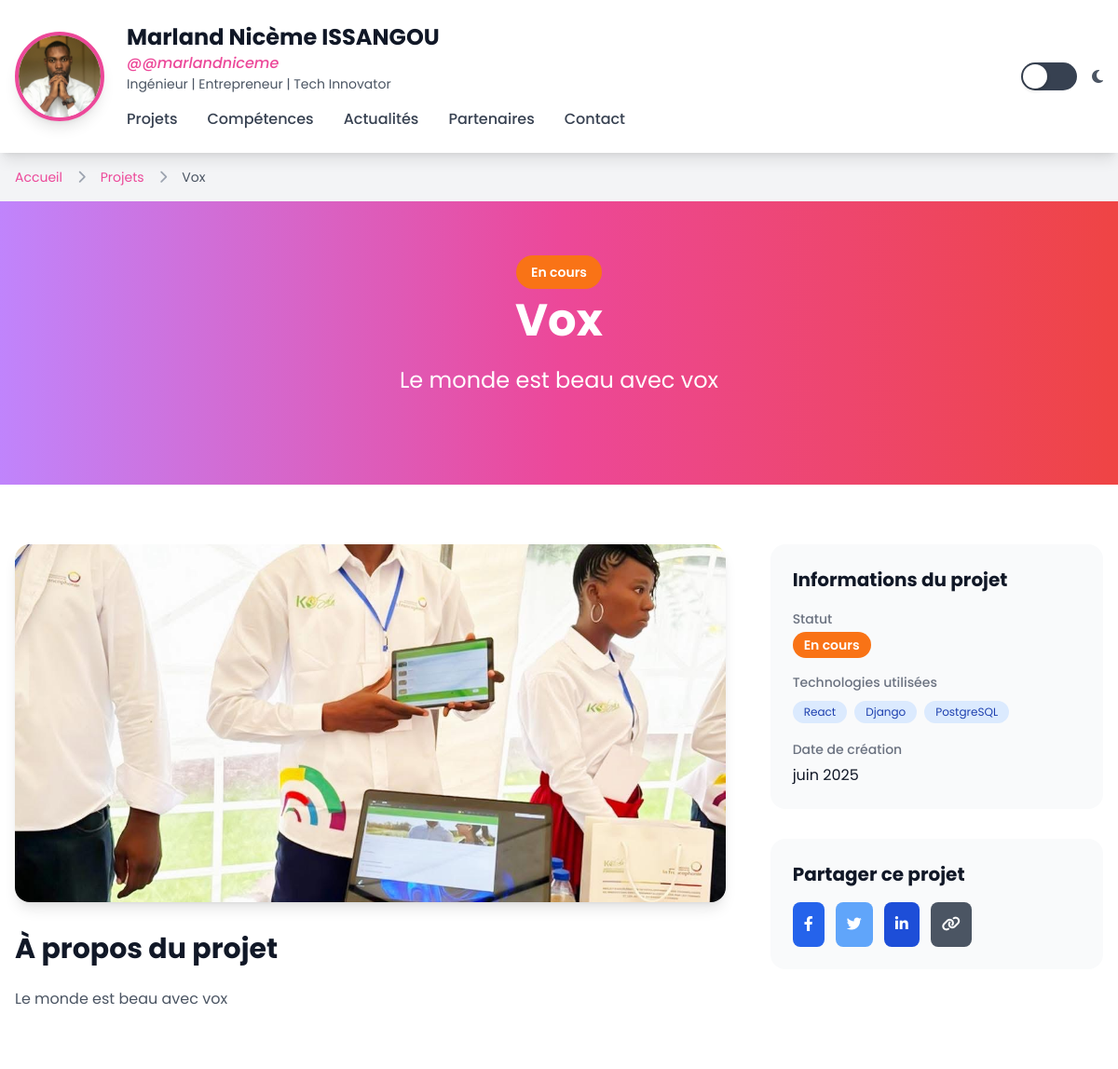
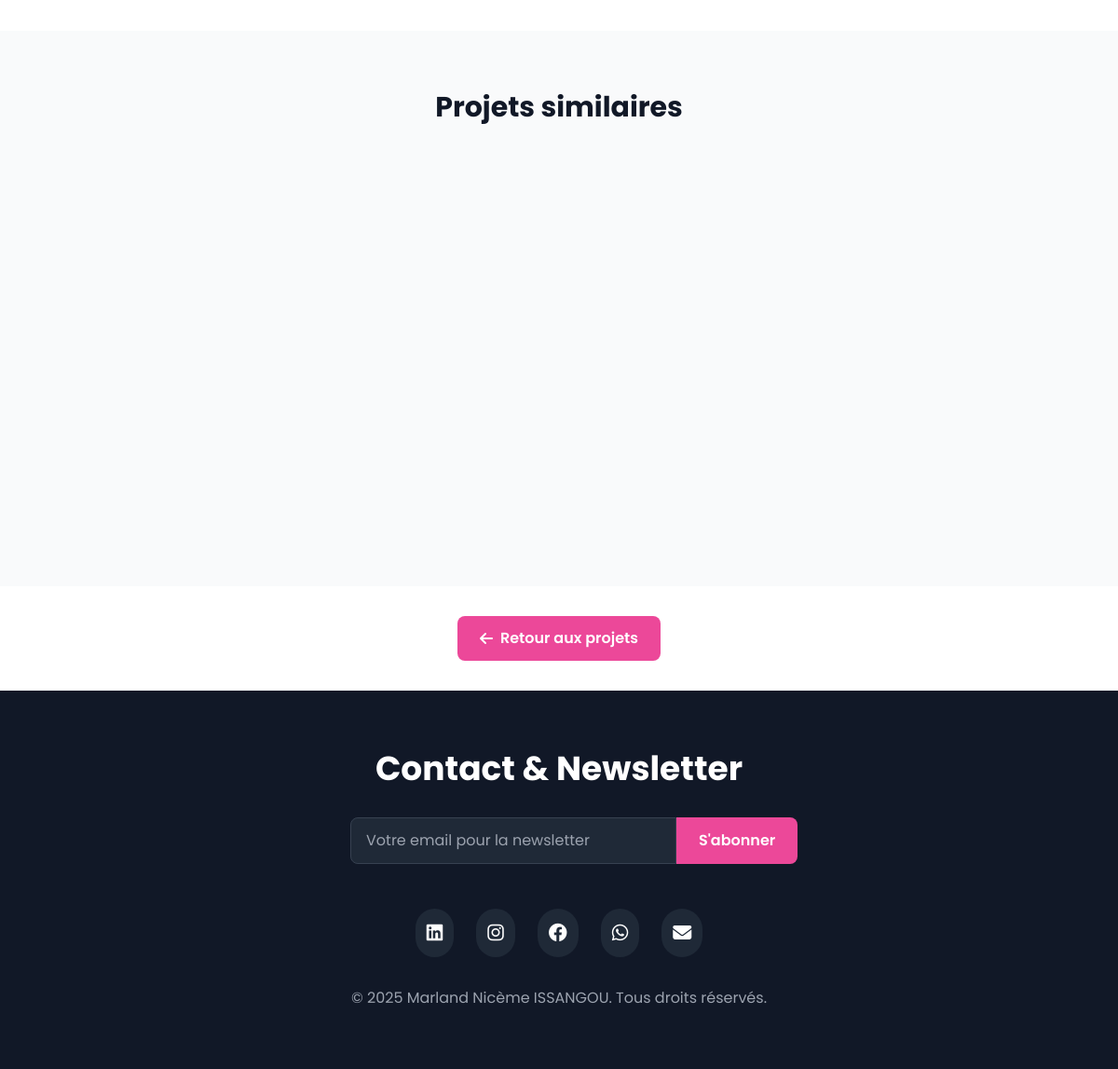
Screenshot of /projet/vox/ with the database file from the repository (2 pictures, top to bottom).
### portfolio/models.py (models this page shows, shortened)
class Profile(models.Model):
    nom = models.CharField(max_length=100, verbose_name="Nom")
    prenom = models.CharField(max_length=100, verbose_name="Prénom")
    pseudo = models.CharField(max_length=50, unique=True, verbose_name="Pseudo")
    titre_professionnel = models.CharField(max_length=200, verbose_name="Titre professionnel")
    bio = models.TextField(verbose_name="Biographie")
    photo_profil = models.ImageField(
        upload_to='profile/',
        verbose_name="Photo de profil",
        help_text="Recommandé : 400x400px"
    )
    created_at = models.DateTimeField(auto_now_add=True)
    updated_at = models.DateTimeField(auto_now=True)
    class Meta:
        verbose_name = "Profil"
        verbose_name_plural = "Profils"
    @property
    def nom_complet(self):
        return f"{self.prenom} {self.nom}"

class Project(models.Model):
    STATUS_CHOICES = [
        ('en_cours', 'En cours'),
        ('lance', 'Lancé'),
        ('beta', 'Beta'),
        ('termine', 'Terminé'),
        ('pause', 'En pause'),
    ]
    STATUS_COLORS = {
        'en_cours': 'bg-orange-500',
        'lance': 'bg-green-500',
        'beta': 'bg-blue-500',
        'termine': 'bg-gray-500',
        'pause': 'bg-red-500',
    }
    titre = models.CharField(max_length=200, verbose_name="Titre du projet")
    description_courte = models.TextField(
        max_length=300,
        verbose_name="Description courte",
        help_text="Résumé en 300 caractères max"
    )
    description_detaillee = models.TextField(
        verbose_name="Description détaillée",
        help_text="Description complète pour la page détail"
    )
    image = models.ImageField(
        upload_to='projects/',
        verbose_name="Image du projet",
        help_text="Recommandé : 800x600px"
    )
    statut = models.CharField(
        max_length=20,
        choices=STATUS_CHOICES,
        default='en_cours',
        verbose_name="Statut"
    )
    technologies = models.JSONField(
        default=list,
        verbose_name="Technologies utilisées",
        help_text="Ex: [\"React\", \"Django\", \"PostgreSQL\"]"
    )
    slug = models.SlugField(unique=True, blank=True)
    ordre_affichage = models.IntegerField(default=0, verbose_name="Ordre d'affichage")
    featured = models.BooleanField(default=False, verbose_name="Projet mis en avant")
    url_demo = models.URLField(blank=True, null=True, verbose_name="URL de démo")
    url_github = models.URLField(blank=True, null=True, verbose_name="URL GitHub")
    created_at = models.DateTimeField(auto_now_add=True)
    updated_at = models.DateTimeField(auto_now=True)
    class Meta:
        verbose_name = "Projet"
        verbose_name_plural = "Projets"
        ordering = ['ordre_affichage', '-created_at']
    @property
    def status_color(self):
        return self.STATUS_COLORS.get(self.statut, 'bg-gray-500')
    def get_absolute_url(self):
        from django.urls import reverse
        return reverse('portfolio:projet_detail', kwargs={'slug': self.slug})

### portfolio/views.py (the view)
# urls.py: path('projet/<slug:slug>/', views.projet_detail, name='projet_detail'),
def projet_detail(request, slug):
    projet = get_object_or_404(Project, slug=slug)
    projets_similaires = Project.objects.filter(
        featured=True
    ).exclude(id=projet.id).order_by('ordre_affichage')[:3]
    context = {
        'projet': projet,
        'projets_similaires': projets_similaires,
        'profile': Profile.objects.first(),
    }
    return render(request, 'portfolio/projet_detail.html', context)

### templates/portfolio/projet_detail.html (shortened to what this page needs)
{% extends 'base.html' %}
{% load static %}
{% block content %}
    <nav class="bg-gray-100 dark:bg-gray-800 py-4">
        <div class="max-w-7xl mx-auto px-4">
            <ol class="flex items-center space-x-2 text-sm">
                <li><a href="{% url 'portfolio:index' %}" class="text-pink-500 hover:text-pink-700">Accueil</a></li>
                <li><i class="fas fa-chevron-right text-gray-400 mx-2"></i></li>
                <li><a href="{% url 'portfolio:index' %}#projets" class="text-pink-500 hover:text-pink-700">Projets</a></li>
                <li><i class="fas fa-chevron-right text-gray-400 mx-2"></i></li>
                <li class="text-gray-600 dark:text-gray-300">{{ projet.titre }}</li>
            </ol>
        </div>
    </nav>
    <section class="py-16 bg-gradient-to-r from-purple-400 via-pink-500 to-red-500 text-white">
        <div class="max-w-7xl mx-auto px-4">
            <div class="text-center animate-fade-in-up">
                <div class="mb-4">
                    <span class="{{ projet.status_color }} text-white px-4 py-2 rounded-full text-sm font-semibold">
                        {{ projet.get_statut_display }}
                    </span>
                </div>
                <h1 class="text-4xl md:text-5xl font-bold mb-6">{{ projet.titre }}</h1>
                <p class="text-xl md:text-2xl leading-relaxed max-w-4xl mx-auto">
                    {{ projet.description_courte }}
                </p>
            </div>
        </div>
    </section>
    <section class="py-16 bg-white dark:bg-gray-800">
        <div class="max-w-7xl mx-auto px-4">
            <div class="grid grid-cols-1 lg:grid-cols-3 gap-12">
                <div class="lg:col-span-2">
                    <div class="mb-8">
                        <img src="{{ projet.image.url }}" alt="{{ projet.titre }}"
                             class="w-full h-96 object-cover rounded-2xl shadow-lg">
                    </div>
                    <div class="mb-8">
                        <h2 class="text-3xl font-bold mb-6 text-gray-900 dark:text-white">À propos du projet</h2>
                        <div class="prose prose-lg max-w-none text-gray-600 dark:text-gray-300">
                            {{ projet.description_detaillee|linebreaks }}
                        </div>
                    </div>
                </div>
                <div class="lg:col-span-1">
                    <div class="bg-gray-50 dark:bg-gray-700 rounded-2xl p-6 mb-8">
                        <h3 class="text-xl font-bold mb-4 text-gray-900 dark:text-white">Informations du projet</h3>
                        <div class="space-y-4">
                            <div>
                                <span class="text-sm font-medium text-gray-500 dark:text-gray-400">Statut</span>
                                <div class="mt-1">
                                    <span class="{{ projet.status_color }} text-white px-3 py-1 rounded-full text-sm font-semibold">
                                        {{ projet.get_statut_display }}
                                    </span>
                                </div>
                            </div>
                            {% if projet.technologies %}
                            <div>
                                <span class="text-sm font-medium text-gray-500 dark:text-gray-400">Technologies utilisées</span>
                                <div class="mt-2 flex flex-wrap gap-2">
                                    {% for tech in projet.technologies %}
                                    <span class="bg-blue-100 dark:bg-blue-900 text-blue-800 dark:text-blue-200 text-xs px-3 py-1 rounded-full">
                                        {{ tech }}
                                    </span>
                                    {% endfor %}
                                </div>
                            </div>
                            {% endif %}
                            <div>
                                <span class="text-sm font-medium text-gray-500 dark:text-gray-400">Date de création</span>
                                <p class="mt-1 text-gray-900 dark:text-white">{{ projet.created_at|date:"F Y" }}</p>
                            </div>
                        </div>
                    </div>
                    <div class="bg-gray-50 dark:bg-gray-700 rounded-2xl p-6">
                        <h3 class="text-xl font-bold mb-4 text-gray-900 dark:text-white">Partager ce projet</h3>
                        <div class="flex space-x-3">
                            <a href="https://www.facebook.com/sharer/sharer.php?u={{ request.build_absolute_uri }}"
                               target="_blank"
                               class="bg-blue-600 text-white p-3 rounded-lg hover:bg-blue-700 transition-colors">
                                <i class="fab fa-facebook-f"></i>
                            </a>
                            <a href="https://twitter.com/intent/tweet?url={{ request.build_absolute_uri }}&text={{ projet.titre }}"
                               target="_blank"
                               class="bg-blue-400 text-white p-3 rounded-lg hover:bg-blue-500 transition-colors">
                                <i class="fab fa-twitter"></i>
                            </a>
                            <a href="https://www.linkedin.com/sharing/share-offsite/?url={{ request.build_absolute_uri }}"
                               target="_blank"
                               class="bg-blue-700 text-white p-3 rounded-lg hover:bg-blue-800 transition-colors">
                                <i class="fab fa-linkedin-in"></i>
                            </a>
                            <button onclick="copyToClipboard('{{ request.build_absolute_uri }}')"
                                    class="bg-gray-600 text-white p-3 rounded-lg hover:bg-gray-700 transition-colors">
                                <i class="fas fa-link"></i>
                            </button>
                        </div>
                    </div>
                </div>
            </div>
        </div>
    </section>
    {% if projets_similaires %}
    <section class="py-16 bg-gray-50 dark:bg-gray-900">
        <div class="max-w-7xl mx-auto px-4">
            <h2 class="text-3xl font-bold text-center mb-12 text-gray-900 dark:text-white">Projets similaires</h2>
            <div class="grid grid-cols-1 md:grid-cols-2 lg:grid-cols-3 gap-8">
            </div>
        </div>
    </section>
    {% endif %}
    <section class="py-8 bg-white dark:bg-gray-800">
        <div class="max-w-7xl mx-auto px-4 text-center">
            <a href="{% url 'portfolio:index' %}#projets"
               class="inline-flex items-center bg-pink-500 text-white px-6 py-3 rounded-lg font-semibold hover:bg-pink-600 transition-colors">
                <i class="fas fa-arrow-left mr-2"></i>
                Retour aux projets
            </a>
        </div>
    </section>
{% endblock %}

### templates/base.html (shortened to what this page needs)
<!DOCTYPE html>
<html lang="fr">
<head>
    <meta property="og:image" content="{% block og_image %}{% load static %}{% static 'img/og-image.jpg' %}{% endblock %}">
    <meta property="twitter:image" content="{% block twitter_image %}{% load static %}{% static 'img/twitter-image.jpg' %}{% endblock %}">
    {% load static %}
    <script src="https://cdn.tailwindcss.com"></script>
    <link rel="stylesheet" href="https://cdnjs.cloudflare.com/ajax/libs/font-awesome/6.4.0/css/all.min.css">
    <link rel="stylesheet" href="https://cdn.jsdelivr.net/npm/swiper@10/swiper-bundle.min.css" />
</head>
<body class="bg-gray-50 text-gray-900 transition-all duration-300" id="body">
    <header class="bg-white shadow-lg sticky top-0 z-50 transition-all duration-300" id="header">
        <div class="max-w-7xl mx-auto px-4 py-6">
            <div class="flex items-center justify-between">
                <div class="flex items-center space-x-6">
                    {% if profile %}
                    <img src="{{ profile.photo_profil.url }}" alt="{{ profile.nom_complet }}" class="w-20 h-20 md:w-24 md:h-24 rounded-full border-4 border-pink-500 object-cover shadow-lg">
                    <div class="hidden md:block">
                        <h1 class="text-2xl font-bold text-gray-900">{{ profile.nom_complet }}</h1>
                        <p class="text-pink-500 font-medium italic">@{{ profile.pseudo }}</p>
                        <p class="text-gray-600 text-sm">{{ profile.titre_professionnel }}</p>
                        <nav class="hidden lg:block mt-4">
                            <ul class="flex space-x-8">
                                <li><a href="#projets" class="text-gray-700 hover:text-pink-500 font-medium transition-colors">Projets</a></li>
                                <li><a href="#skills" class="text-gray-700 hover:text-pink-500 font-medium transition-colors">Compétences</a></li>
                                <li><a href="#news" class="text-gray-700 hover:text-pink-500 font-medium transition-colors">Actualités</a></li>
                                <li><a href="#partners" class="text-gray-700 hover:text-pink-500 font-medium transition-colors">Partenaires</a></li>
                                <li><a href="#contact" class="text-gray-700 hover:text-pink-500 font-medium transition-colors">Contact</a></li>
                            </ul>
                        </nav>
                    </div>
                    {% endif %}
                </div>
                <div class="flex items-center space-x-4">
                    <div class="toggle-switch" id="themeToggle">
                        <div class="toggle-thumb"></div>
                    </div>
                    <i class="fas fa-moon text-gray-600" id="themeIcon"></i>
                </div>
            </div>
        </div>
    </header>
    <main>
        {% block content %}{% endblock %}
    </main>
    <footer class="py-16 bg-gray-900 text-white" id="contact">
        <div class="max-w-7xl mx-auto px-4">
            <div class="text-center mb-12">
                <h2 class="text-3xl md:text-4xl font-bold mb-8">Contact & Newsletter</h2>
                <div class="max-w-md mx-auto">
                    <form id="newsletterForm" class="flex">
                        <input type="email" id="newsletterEmail" placeholder="Votre email pour la newsletter"
                               class="flex-1 px-4 py-3 rounded-l-lg bg-gray-800 border border-gray-700 text-white placeholder-gray-400 focus:outline-none focus:ring-2 focus:ring-pink-500"
                               required>
                        <button type="submit" id="newsletterBtn" class="bg-pink-500 hover:bg-pink-600 px-6 py-3 rounded-r-lg font-semibold transition-colors">
                            S'abonner
                        </button>
                    </form>
                </div>
            </div>
            <div class="flex justify-center space-x-6 mb-8">
                <a href="#" class="bg-gray-800 hover:bg-blue-600 p-3 rounded-full transition-colors">
                    <i class="fab fa-linkedin text-xl"></i>
                </a>
                <a href="#" class="bg-gray-800 hover:bg-pink-600 p-3 rounded-full transition-colors">
                    <i class="fab fa-instagram text-xl"></i>
                </a>
                <a href="#" class="bg-gray-800 hover:bg-blue-500 p-3 rounded-full transition-colors">
                    <i class="fab fa-facebook text-xl"></i>
                </a>
                <a href="#" class="bg-gray-800 hover:bg-green-500 p-3 rounded-full transition-colors">
                    <i class="fab fa-whatsapp text-xl"></i>
                </a>
                <a href="#" class="bg-gray-800 hover:bg-red-500 p-3 rounded-full transition-colors">
                    <i class="fas fa-envelope text-xl"></i>
                </a>
            </div>
            <div class="text-center text-gray-400">
                <p>&copy; {% now "Y" %} {% if profile %}{{ profile.nom_complet }}{% else %}Portfolio{% endif %}. Tous droits réservés.</p>
            </div>
        </div>
    </footer>
</body>
</html>

### rows the page displays
Profile: photo_profil (picture), nom_complet "Marland Nicème ISSANGOU", pseudo "@marlandniceme", titre_professionnel "Ingénieur | Entrepreneur | Tech Innovator"
Project: titre "Vox", statut "En cours", description_courte "Le monde est beau avec vox", image (picture), description_detaillee "Le monde est beau avec vox", created_at "juin 2025"

### other values shown
{{ tech }} "React" "Django" "PostgreSQL"
